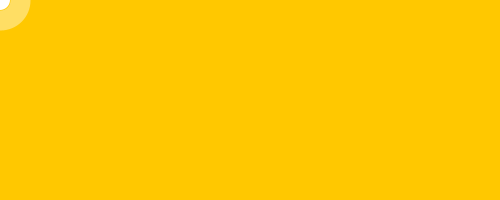
Frame 1 (no input)
Frame 60 (the mouse pressed at the canvas centre just before this capture): identical to frame 1, image omitted
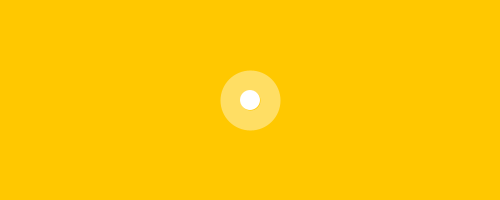
Frame 120 (the mouse held since frame 60 and released just before this capture)

The Processing sketch that drew these frames (run headless with seeded random() and noise(); from frame 60 on, the mouse is pressed at the canvas centre):

// Processing sketch: processing_107569
// ── processing_107569.pde

float x = 100;
float y = 100;
float angle1 = 0.0;
float segLength = 0;

void setup() {
  size(500, 200);
  strokeWeight(40.0);
  stroke(255, 100);
}

void draw() {
  background(255,200,0);
  
  float dx = mouseX - x;
  float dy = mouseY - y;
  angle1 = atan2(dy, dx);  
  x = mouseX - (cos(angle1) * segLength);
  y = mouseY - (sin(angle1) * segLength);
 

  ellipse(x, y, 20, 20);
}
